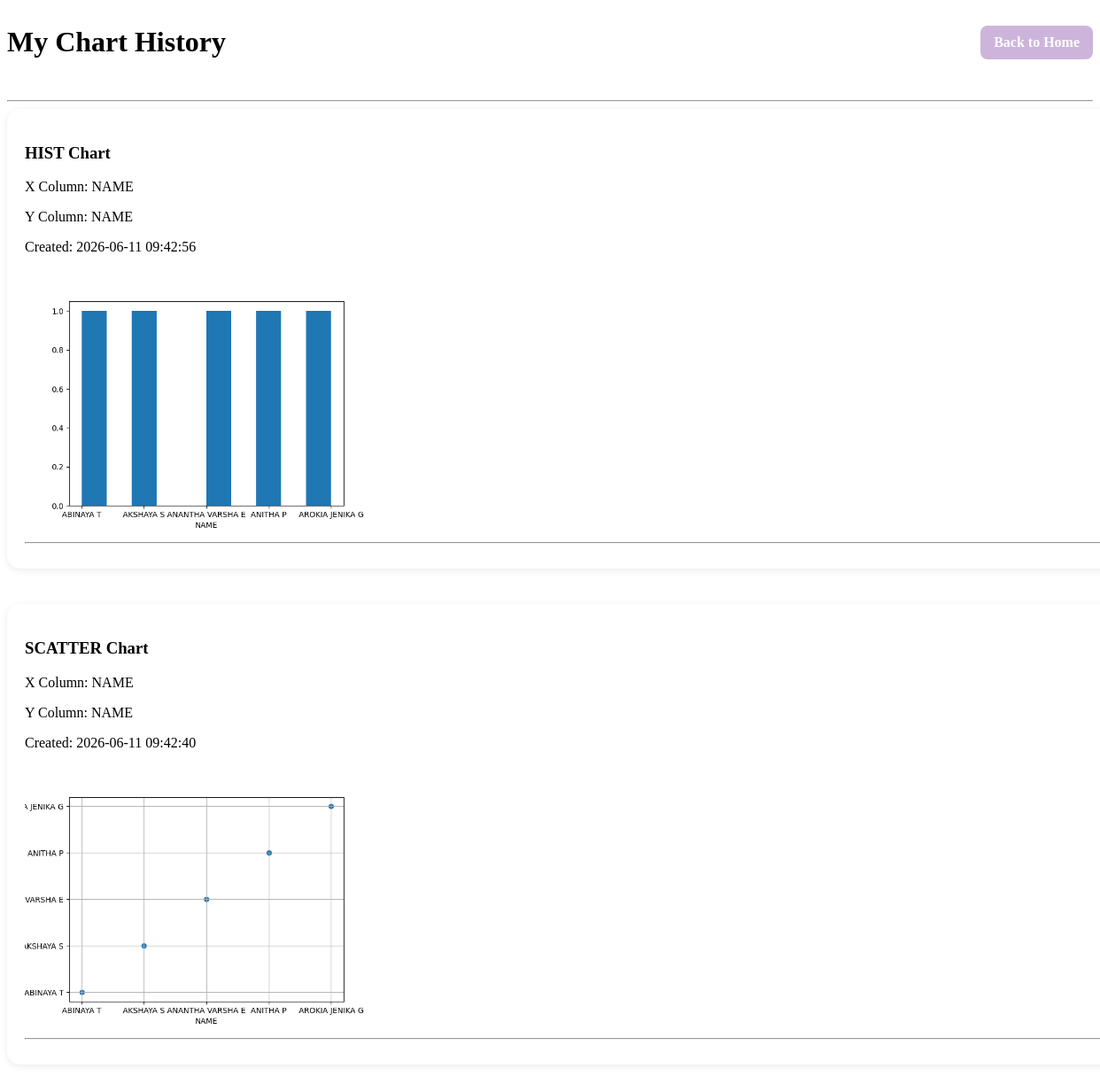
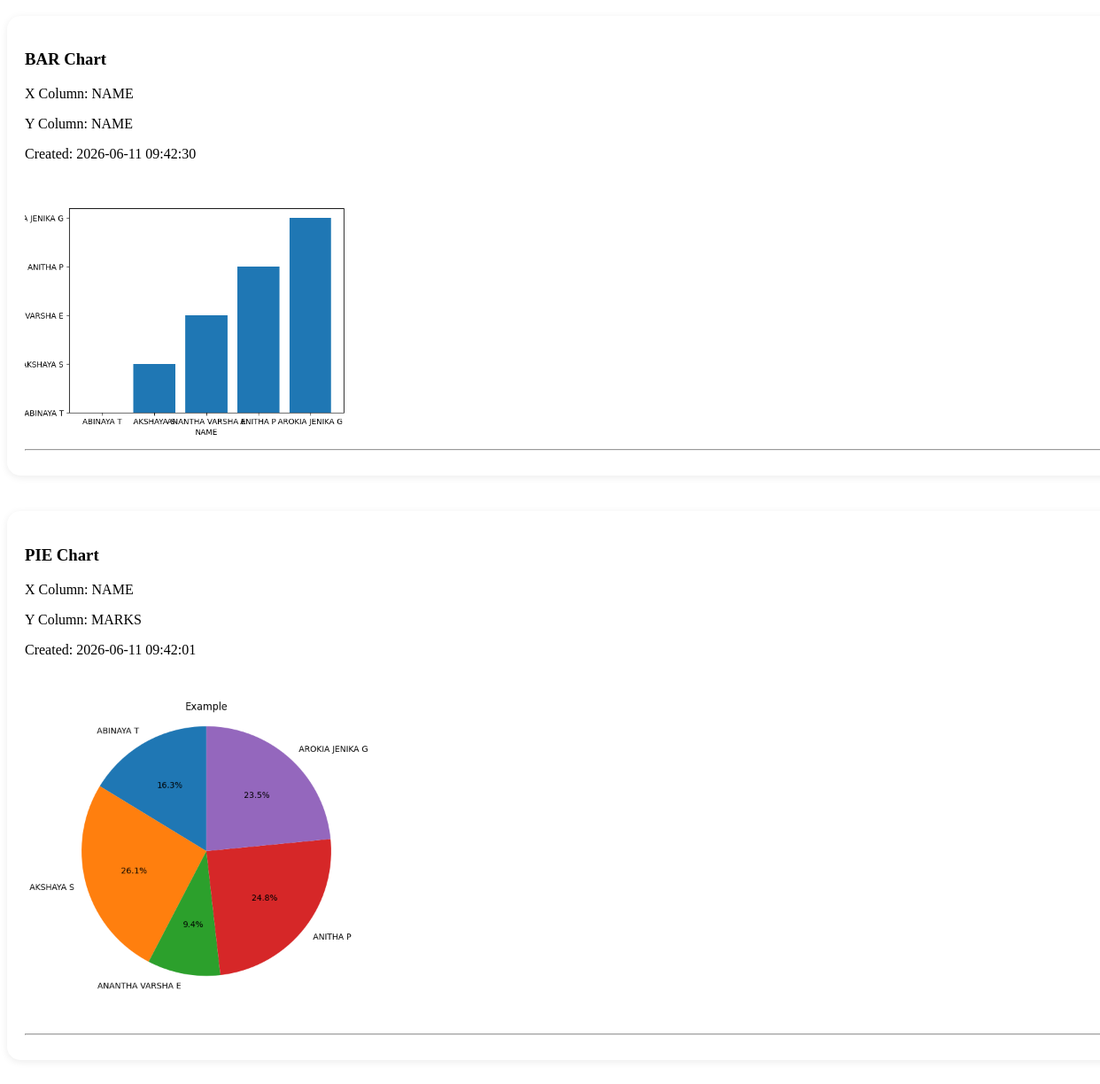
Screenshot of /history (signed in) with the database file from the repository (2 pictures, top to bottom).
### tables this page shows
CREATE TABLE chart_history(
            id INTEGER PRIMARY KEY AUTOINCREMENT,
            user_id INTEGER,
            chart_type TEXT,
            x_column TEXT,
            y_column TEXT,
            chart_file TEXT,
            created_at TIMESTAMP DEFAULT CURRENT_TIMESTAMP,
            FOREIGN KEY(user_id) REFERENCES users(id));

### app.py (the view)
@app.route("/history")
def history():
    if "user_id" not in session:
        return redirect("/")
    con = get_connect()
    c = con.cursor()
    c.execute("""
    SELECT *
    FROM chart_history
    WHERE user_id = ?
    ORDER BY created_at DESC
    """, (session["user_id"],))
    charts = c.fetchall()
    con.close()
    return render_template(
        "history.html",
        charts=charts
    )

### db.py (called while the page is built)
def get_connect():#this func is to get the conncetion to db
    con=sqlite3.connect("Data_Visualizer.db")
    con.row_factory=sqlite3.Row
    return con

### templates/history.html (shortened to what this page needs)
<!DOCTYPE html>
<html>
<head>
</head>
<body>
<link rel="stylesheet" href="{{ url_for('static', filename='style3.css') }}">
<div class="top-bar">
    <h1>My Chart History</h1>
    <div class="nav-links">
        <a href="/home" class="nav-btn">
            Back to Home
        </a>
    </div>
</div>
<hr>
{% for chart in charts %}
<div class="history-card">
    <h3>{{ chart["chart_type"]|upper }} Chart</h3>
    <p>
        X Column: {{ chart["x_column"] }}
    </p>
    <p>
        Y Column: {{ chart["y_column"] }}
    </p>
    <p>
        Created: {{ chart["created_at"] }}
    </p>
    <img
        src="{{ url_for('static', filename=chart['chart_file']) }}"
        width="400"
    >
    <hr>
</div>
{% endfor %}
</body>
</html>

### static/style3.css (style rules this page uses)
.history-card { width:100%; margin-bottom:40px; padding:20px; background:white; border-radius:15px; box-shadow:0 2px 8px rgba(0,0,0,0.08); }
.history-card img { display:block; max-width:100%; height:auto; }
.top-bar { display:flex; justify-content:space-between; align-items:center; margin-bottom:25px; }
.nav-links { display:flex; gap:10px; }
.nav-btn { text-decoration:none; background:#cdb4db; color:white; padding:10px 15px; border-radius:8px; font-weight:bold; transition:0.3s; }

### rows the page displays
chart_history: chart_type "HIST", x_column "NAME", y_column "NAME", created_at "2026-06-11 09:42:56", chart_file (picture)
chart_history: chart_type "SCATTER", x_column "NAME", y_column "NAME", created_at "2026-06-11 09:42:40", chart_file (picture)
chart_history: chart_type "BAR", x_column "NAME", y_column "NAME", created_at "2026-06-11 09:42:30", chart_file (picture)
chart_history: chart_type "PIE", x_column "NAME", y_column "MARKS", created_at "2026-06-11 09:42:01", chart_file (picture)
